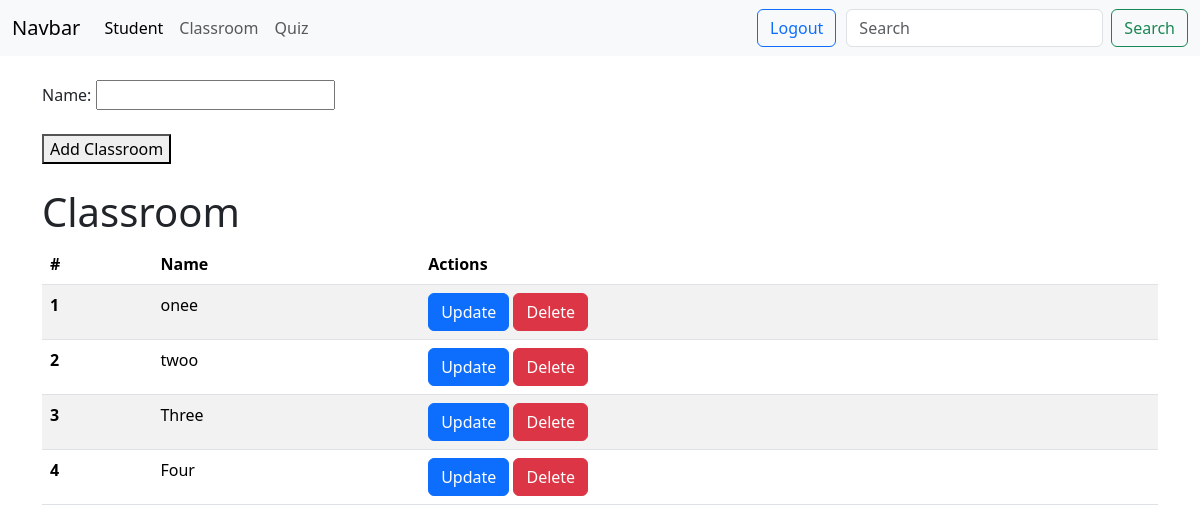
The page /crud/classroom/ (signed in) on the database as committed earlier.
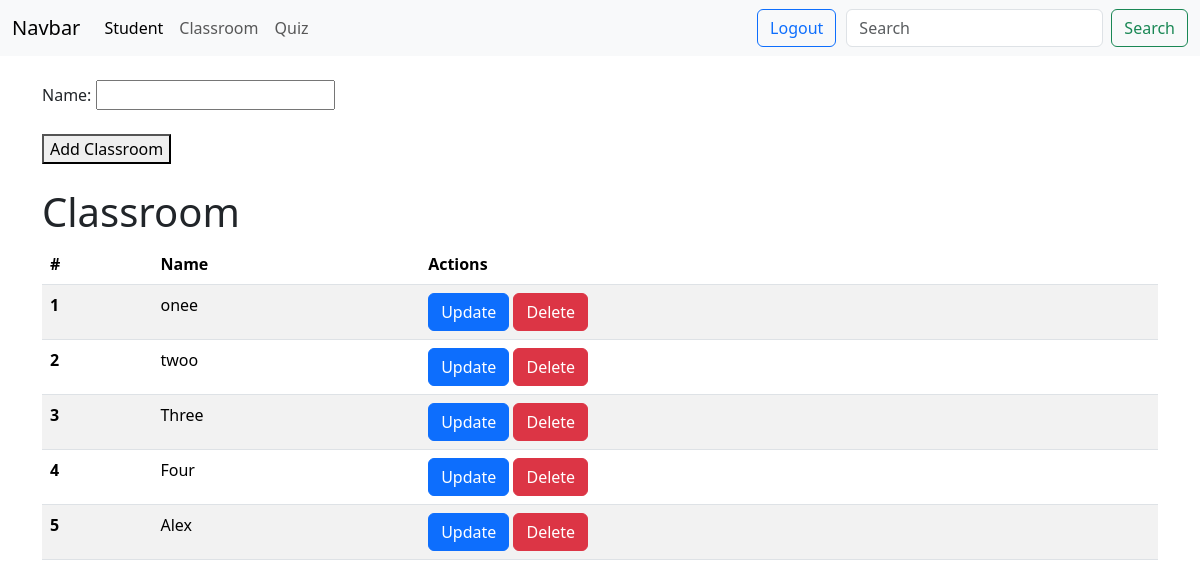
The same page on the database as committed later.
### crud/models.py (models this page shows, shortened)
class ClassRoom(models.Model):
    name=models.CharField(max_length=20)

### crud/views.py (the view)
# urls.py: path("classroom/", views.ClassRoomView.as_view(), name="classroom"),
@login_required
def classroom(request):
    if request.method == "POST":
        print(request.POST)
        classroom_name = request.POST.get("classroom_name")
        ClassRoom.objects.create(name=classroom_name)
        return redirect("crud_classroom")
    classrooms = ClassRoom.objects.all()
    return render(request, template_name="crud/classroom.html", context={"classrooms": classrooms})

### crud/templates/crud/classroom.html (shortened to what this page needs)
{% extends 'commons/layouts/base.html' %}
{% block content %}
{% include 'includes/nav.html' %}
    <br>
    <div class="container">
    <form method ="post" action="{% url 'crud_classroom' %}">
        <label>Name:</label>
        <input name ="classroom_name" required>
        <br><br>
        <button type="submit">Add Classroom</button><br>
    </form>
    <br>
    <h1> Classroom</h1>
    <table class="table table-striped">
        <thead>
        <tr>
            <th scope="col">#</th>
            <th scope="col">Name</th>
            <th scope="col">Actions</th>
        </tr>
        </thead>
        <tbody>
        {% for classroom in classrooms %}
            <tr>
                <th scope="row">{{ forloop.counter }}</th>
                <td>{{ classroom.name }}</td>
                <td>
                    <a href="{% url 'crud_classroom_update' classroom.id %}" class="btn btn-primary">Update</a>
                    <a href="{% url 'crud_classroom_delete' classroom.id%}" class="btn btn-danger">Delete</a>
                </td>
                </tr>
        {% endfor %}
        </tbody>
    </table>
    </div>
{% endblock %}

Rows that differ between the two databases and show on the page:
added ClassRoom: name "Alex"
